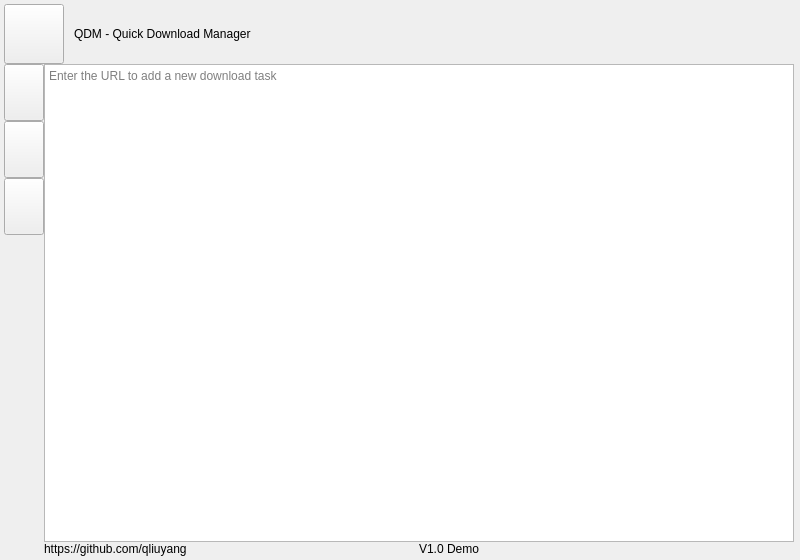
<?xml version="1.0" encoding="UTF-8"?>
<ui version="4.0">
 <class>MainWindow</class>
 <widget class="QMainWindow" name="MainWindow">
  <property name="geometry">
   <rect>
    <x>0</x>
    <y>0</y>
    <width>800</width>
    <height>560</height>
   </rect>
  </property>
  <property name="windowTitle">
   <string>MainWindow</string>
  </property>
  <widget class="QWidget" name="mainWidget">
   <layout class="QGridLayout" name="gridLayout_2">
    <property name="leftMargin">
     <number>4</number>
    </property>
    <property name="topMargin">
     <number>4</number>
    </property>
    <property name="rightMargin">
     <number>6</number>
    </property>
    <property name="bottomMargin">
     <number>4</number>
    </property>
    <property name="spacing">
     <number>0</number>
    </property>
    <item row="1" column="0" rowspan="2">
     <widget class="QWidget" name="leftBar" native="true">
      <layout class="QVBoxLayout" name="verticalLayout">
       <property name="spacing">
        <number>0</number>
       </property>
       <property name="leftMargin">
        <number>0</number>
       </property>
       <property name="topMargin">
        <number>0</number>
       </property>
       <property name="rightMargin">
        <number>0</number>
       </property>
       <property name="bottomMargin">
        <number>0</number>
       </property>
       <item>
        <widget class="QPushButton" name="downloadPageBtn">
         <property name="minimumSize">
          <size>
           <width>0</width>
           <height>57</height>
          </size>
         </property>
         <property name="text">
          <string/>
         </property>
         <property name="iconSize">
          <size>
           <width>44</width>
           <height>22</height>
          </size>
         </property>
         <property name="autoDefault">
          <bool>false</bool>
         </property>
         <property name="default">
          <bool>false</bool>
         </property>
         <property name="flat">
          <bool>false</bool>
         </property>
        </widget>
       </item>
       <item>
        <widget class="QPushButton" name="downloadListPageBtn">
         <property name="minimumSize">
          <size>
           <width>0</width>
           <height>57</height>
          </size>
         </property>
         <property name="text">
          <string/>
         </property>
         <property name="iconSize">
          <size>
           <width>47</width>
           <height>22</height>
          </size>
         </property>
        </widget>
       </item>
       <item>
        <widget class="QPushButton" name="settingPageBtn">
         <property name="minimumSize">
          <size>
           <width>0</width>
           <height>57</height>
          </size>
         </property>
         <property name="text">
          <string/>
         </property>
         <property name="iconSize">
          <size>
           <width>44</width>
           <height>22</height>
          </size>
         </property>
        </widget>
       </item>
       <item>
        <spacer name="verticalSpacer">
         <property name="orientation">
          <enum>Qt::Vertical</enum>
         </property>
         <property name="sizeHint" stdset="0">
          <size>
           <width>20</width>
           <height>40</height>
          </size>
         </property>
        </spacer>
       </item>
      </layout>
     </widget>
    </item>
    <item row="2" column="1">
     <widget class="QWidget" name="stateBar" native="true">
      <layout class="QHBoxLayout" name="horizontalLayout_3">
       <property name="spacing">
        <number>0</number>
       </property>
       <property name="leftMargin">
        <number>0</number>
       </property>
       <property name="topMargin">
        <number>0</number>
       </property>
       <property name="rightMargin">
        <number>0</number>
       </property>
       <property name="bottomMargin">
        <number>0</number>
       </property>
       <item>
        <widget class="QLabel" name="messageLabel">
         <property name="text">
          <string>https://github.com/qliuyang</string>
         </property>
        </widget>
       </item>
       <item>
        <widget class="QLabel" name="versionLabel">
         <property name="text">
          <string>V1.0 Demo</string>
         </property>
        </widget>
       </item>
      </layout>
     </widget>
    </item>
    <item row="1" column="1">
     <widget class="QStackedWidget" name="mainStack">
      <property name="frameShape">
       <enum>QFrame::NoFrame</enum>
      </property>
      <property name="currentIndex">
       <number>1</number>
      </property>
      <widget class="QWidget" name="downloadListPage">
       <layout class="QGridLayout" name="gridLayout">
        <property name="leftMargin">
         <number>0</number>
        </property>
        <property name="topMargin">
         <number>0</number>
        </property>
        <property name="rightMargin">
         <number>0</number>
        </property>
        <property name="bottomMargin">
         <number>0</number>
        </property>
        <property name="horizontalSpacing">
         <number>0</number>
        </property>
        <property name="verticalSpacing">
         <number>10</number>
        </property>
        <item row="0" column="0">
         <layout class="QHBoxLayout" name="horizontalLayout_5">
          <property name="spacing">
           <number>0</number>
          </property>
         </layout>
        </item>
        <item row="1" column="0">
         <layout class="QVBoxLayout" name="verticalLayout_2">
          <property name="spacing">
           <number>10</number>
          </property>
          <item>
           <widget class="QWidget" name="searchWidget" native="true">
            <property name="minimumSize">
             <size>
              <width>0</width>
              <height>43</height>
             </size>
            </property>
            <layout class="QHBoxLayout" name="horizontalLayout">
             <property name="spacing">
              <number>5</number>
             </property>
             <property name="leftMargin">
              <number>0</number>
             </property>
             <property name="topMargin">
              <number>0</number>
             </property>
             <property name="rightMargin">
              <number>0</number>
             </property>
             <property name="bottomMargin">
              <number>0</number>
             </property>
             <item>
              <widget class="QPushButton" name="pushButton">
               <property name="styleSheet">
                <string notr="true"> margin-left: 6px;</string>
               </property>
               <property name="text">
                <string/>
               </property>
               <property name="icon">
                <iconset resource="../res/main.qrc">
                 <normaloff>:/toolBar/search.svg</normaloff>:/toolBar/search.svg</iconset>
               </property>
              </widget>
             </item>
             <item>
              <widget class="QLineEdit" name="searchLineEdit">
               <property name="placeholderText">
                <string>Enter the history download file</string>
               </property>
              </widget>
             </item>
            </layout>
           </widget>
          </item>
          <item>
           <widget class="DownloadWidgetList" name="downloadList"/>
          </item>
         </layout>
        </item>
       </layout>
      </widget>
      <widget class="QWidget" name="downloadPage">
       <layout class="QGridLayout" name="gridLayout_3">
        <property name="leftMargin">
         <number>0</number>
        </property>
        <property name="topMargin">
         <number>0</number>
        </property>
        <property name="rightMargin">
         <number>0</number>
        </property>
        <property name="bottomMargin">
         <number>0</number>
        </property>
        <property name="spacing">
         <number>0</number>
        </property>
        <item row="0" column="0">
         <widget class="CustomPlainTextEdit" name="newDownloadEdit">
          <property name="placeholderText">
           <string>Enter the URL to add a new download task</string>
          </property>
         </widget>
        </item>
       </layout>
      </widget>
     </widget>
    </item>
    <item row="0" column="0" colspan="2">
     <widget class="QWidget" name="headBar" native="true">
      <layout class="QHBoxLayout" name="horizontalLayout_2">
       <property name="spacing">
        <number>10</number>
       </property>
       <property name="leftMargin">
        <number>0</number>
       </property>
       <property name="topMargin">
        <number>0</number>
       </property>
       <property name="rightMargin">
        <number>0</number>
       </property>
       <property name="bottomMargin">
        <number>0</number>
       </property>
       <item>
        <widget class="QPushButton" name="iconApp">
         <property name="minimumSize">
          <size>
           <width>60</width>
           <height>60</height>
          </size>
         </property>
         <property name="text">
          <string/>
         </property>
         <property name="icon">
          <iconset resource="../res/main.qrc">
           <normaloff>:/toolBar/QDM.png</normaloff>:/toolBar/QDM.png</iconset>
         </property>
         <property name="iconSize">
          <size>
           <width>47</width>
           <height>48</height>
          </size>
         </property>
        </widget>
       </item>
       <item>
        <widget class="QLabel" name="label">
         <property name="text">
          <string>QDM - Quick Download Manager</string>
         </property>
        </widget>
       </item>
       <item>
        <spacer name="horizontalSpacer">
         <property name="orientation">
          <enum>Qt::Horizontal</enum>
         </property>
         <property name="sizeHint" stdset="0">
          <size>
           <width>40</width>
           <height>20</height>
          </size>
         </property>
        </spacer>
       </item>
      </layout>
     </widget>
    </item>
   </layout>
  </widget>
 </widget>
 <customwidgets>
  <customwidget>
   <class>DownloadWidgetList</class>
   <extends>QListWidget</extends>
   <header location="global">DownloadEngine.h</header>
  </customwidget>
  <customwidget>
   <class>CustomPlainTextEdit</class>
   <extends>QPlainTextEdit</extends>
   <header>CustomWidget.h</header>
  </customwidget>
 </customwidgets>
 <resources>
  <include location="../res/main.qrc"/>
 </resources>
 <connections/>
</ui>
